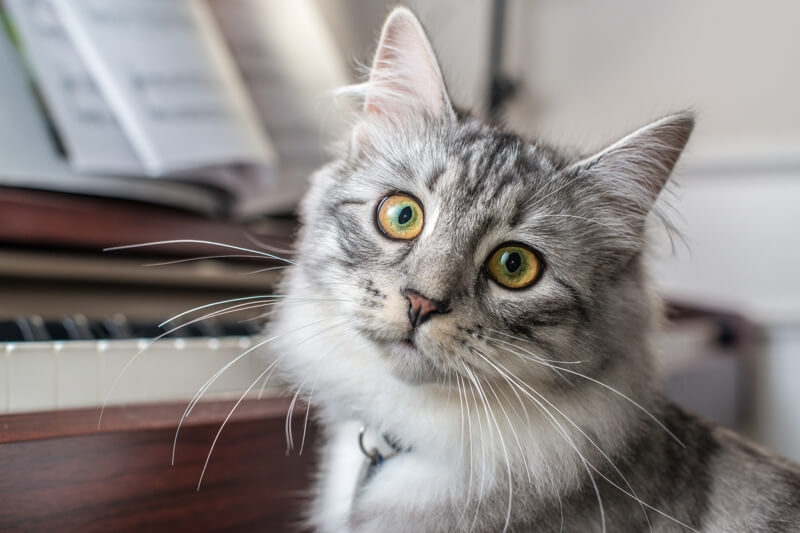
#> input picture InClass #18/cat.jpg, 800 x 533 px
$ jupyter execute numpy_image_processing.ipynb
#> lines starting #> are read from the running program, lines starting #| are printed output that depends on the picture
[cell 1]
# We'll use matrix decomposition from linear algebra to do some image processing

[cell 2]
import numpy as np
import cv2  # opencv package
import matplotlib.pyplot as plt
#import matplotlib
#from scipy import misc

[cell 3]
#img = misc.face()
img = cv2.imread('cat.jpg')
#> img is the input picture: shape (533, 800, 3); mean B, G, R 135.7, 137.2, 142.7
type(img)

[cell 4]
# show the image
plt.imshow(img)

[cell 5]
# get the shape, axis and array properties
print(img.shape)
#| (533, 800, 3)
print(type(img))
#| <class 'numpy.ndarray'>
print(img.ndim)
#| 3

[cell 6]
# crop the immage

cropped_image = img[50:500,400:850,:]
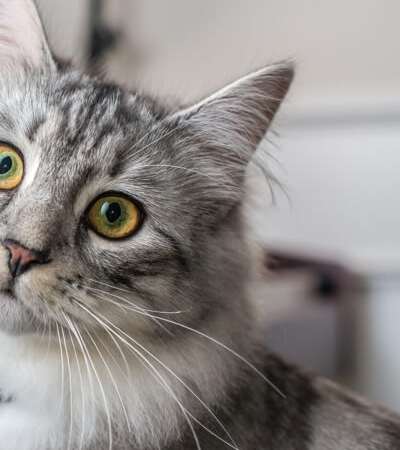
#> cropped_image: shape (450, 400, 3); mean B, G, R 136, 138.8, 143.4
plt.imshow(cropped_image)

[cell 7]
# the three dimensions represent the red green blue color channels of the image
# img[:,:,0] # red channel
# img[:,:,1] green channel2
# img[:,:,2] blue
rgb_image = np.zeros(img.shape, dtype="uint8")
rgb_image[:,:,2] = img[:,:,2]
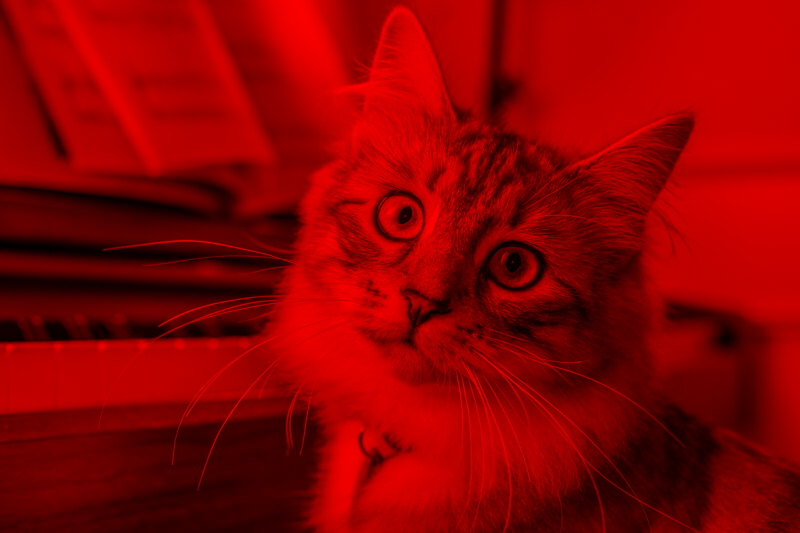
#> rgb_image: shape (533, 800, 3); mean B, G, R 0, 0, 142.7
plt.imshow(rgb_image)

[cell 8]
fig,axs = plt.subplots(2,2)
colors = ['red', 'green', 'blue']
for i in range(2):
    for j in range(2):
        ax = axs[i,j]
        if i == 1 and j == 1:
            break
        c = i*2 + j
        print(c)
        rgb_image = np.zeros(img.shape, dtype="uint8")
        rgb_image[:,:,c] = img[:,:,c]
        ax.imshow(rgb_image)
        ax.set_title(colors[c])

plt.suptitle("The different channels")
plt.tight_layout()
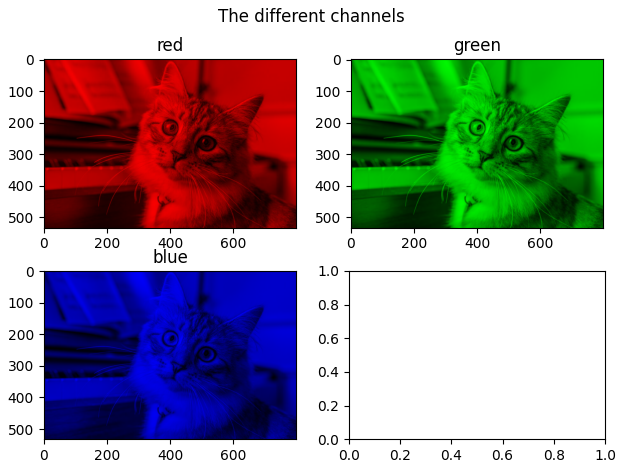
#> figure drawn by matplotlib, 3 panels

[cell 9]
print(img.max(), img.min()) # max and min values in the image
#| 255 0

[cell 10]
# let's convert the values into floats for better linear algebra operations
# Normalizing...
img_array = img/255

[cell 11]
print(img_array.max(), img_array.min(), img_array.dtype)
#| 1.0 0.0 float64

[cell 12]
# assign each color to a seperate matrix using array slicing

red_channel = img_array[:,:,0]
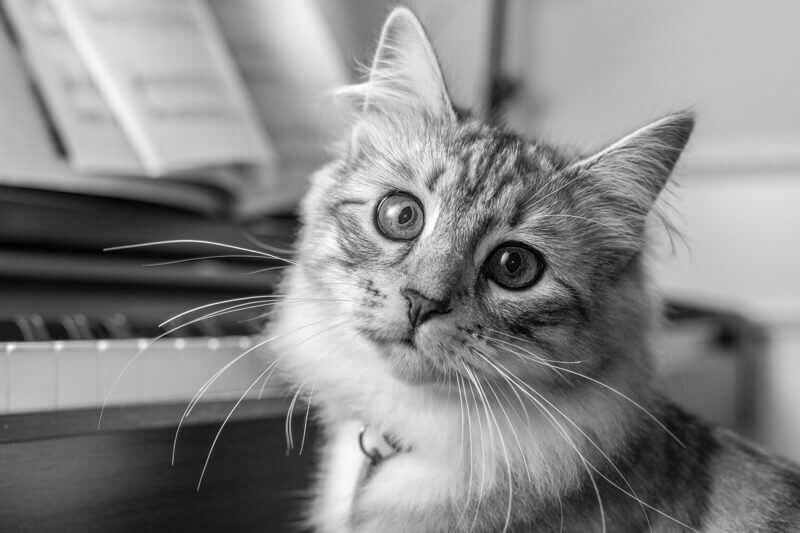
#> red_channel: shape (533, 800) float64; min 0, max 1, mean 0.532
green_channel = img_array[:,:,1]
blue_channel = img_array[:,:,2]
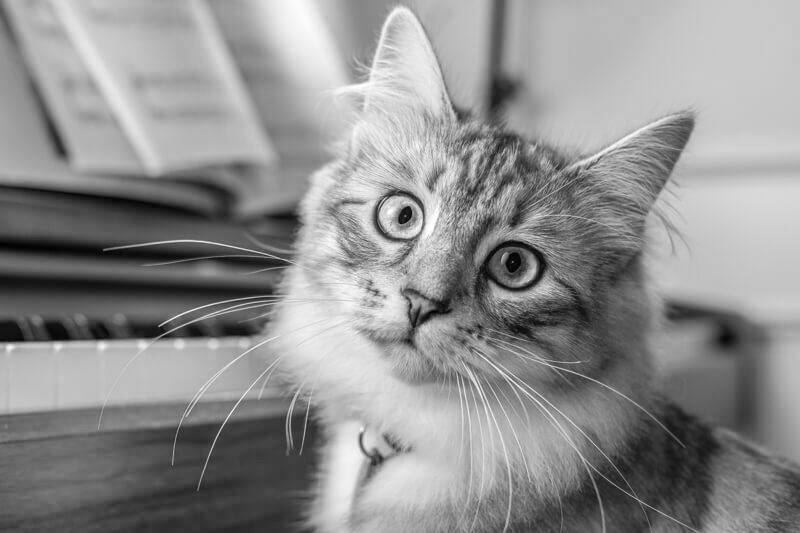
#> blue_channel: shape (533, 800) float64; min 0, max 1, mean 0.56

[cell 13]
# from linear algebra, it's possible to approximate existing sets of data
# we'll use the SVD (Singular Value decomposition)
#SVD returns 3 matrices which can be multiplied to form a given matrix A
# U.S.V_transpose = A
#U and V are square, and S is same size as A
# S is a diagonal matrix and contains the singular values of A
# The values on the diagonal are always non-negative
# and is an indicator of the importance of some features in A

[cell 14]
# According to colorimetry you can obtain a grayscale image
# of a color image using the following formula
# Y = 0.2126R + 0.7152G + 0.0722B

# img_gray = img_array @ [0.2126, 0.7152, 0.0722]
img_gray=np.matmul(img_array,[0.2126, 0.7152, 0.0722])

[cell 15]
img_gray.shape
#> Out = (533, 800)

[cell 16]
plt.imshow(img_gray, cmap='gray')

[cell 17]
# applying the SVD to obtain the decomposition
U,s,Vt = np.linalg.svd(img_gray, full_matrices= False)
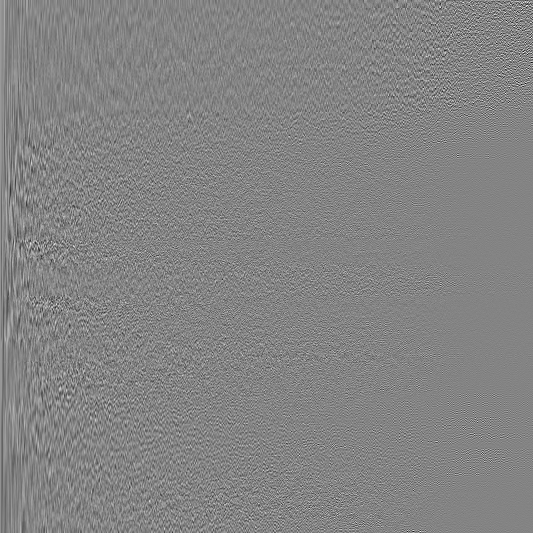
#> U: shape (533, 533) float64; min -0.327, max 0.305, mean 5.36e-05; drawn with min black and max white
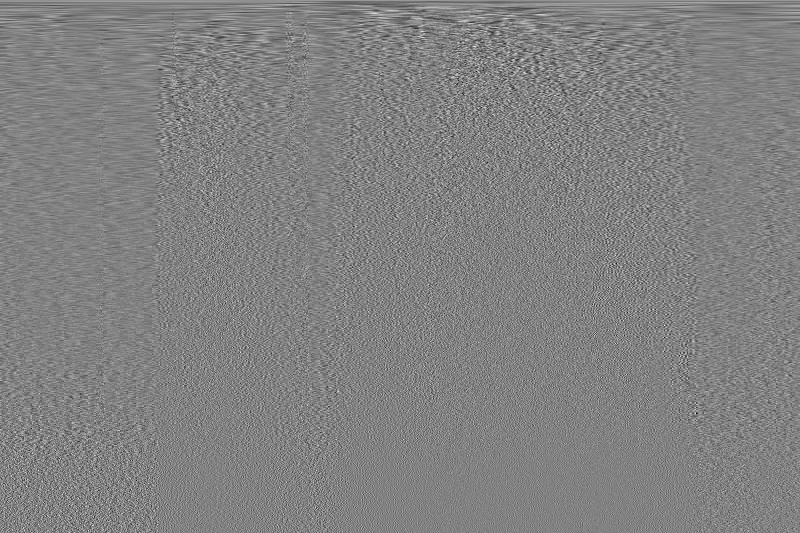
#> Vt: shape (533, 800) float64; min -0.247, max 0.238, mean 7.98e-05; drawn with min black and max white
#> s = 533 values, max 366 at index 0, min 0.00891 at index 532, mean 2.16

[cell 18]
# let's confirm the shapes of the matrices
print(U.shape, s.shape, Vt.shape)
#| (533, 533) (533,) (533, 800)

[cell 19]
# peculiar shape of s is for space saving. Let's reconstruct the original S matrix
Sigma = np.diag(s) # values are only in the diagonal

[cell 20]
# how close is the reconstructed U . Sigma . Vt to original grayscale image?
# we can do check this using the norm of the difference

# print(np.linalg.norm(img_gray - U @ Sigma @ Vt))
print(np.linalg.norm(img_gray - U @ Sigma @ Vt))
#| 6.799808645587933e-13

[cell 21]
# Let's see which singular values are important in building an approximation for our image
plt.plot(s)
plt.xlabel('s')
plt.ylabel('i')
plt.title('SVD')
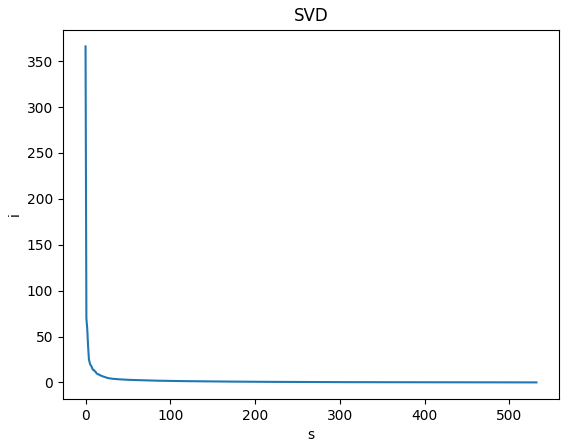
#> figure drawn by matplotlib, 1 panel; curve peaks at x = 0, y = 366

[cell 22]
# the idea is to consider all but the first k singuular values in Sigma as 0 and keep U and Vt intact
# e.g k = 10

k = 50
approx = U @ Sigma[:,:k] @ Vt[:k,:]
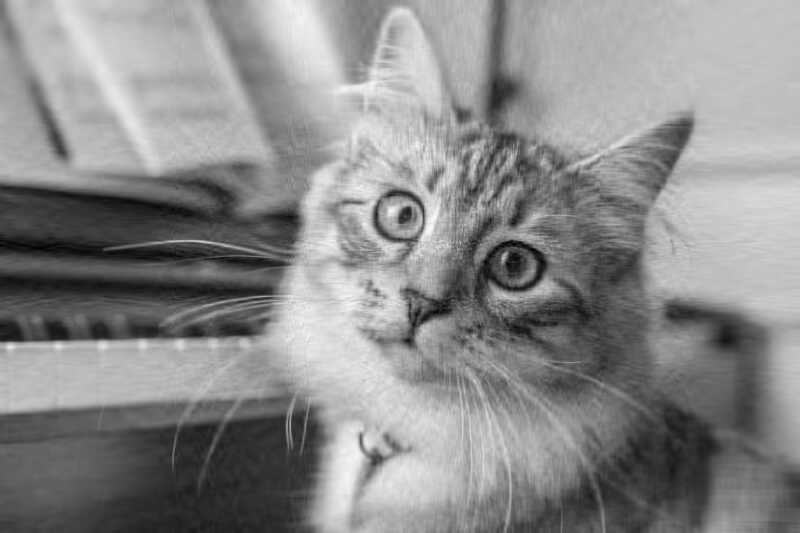
#> approx: shape (533, 800) float64; min -0.0482, max 1.03, mean 0.538; drawn with min black and max white
plt.imshow(approx, cmap = 'gray') # cmap mean color map

[cell 23]
k = 768
approx = U @ Sigma[:,:k] @ Vt[:k,:]
plt.imshow(approx, cmap = 'gray')
